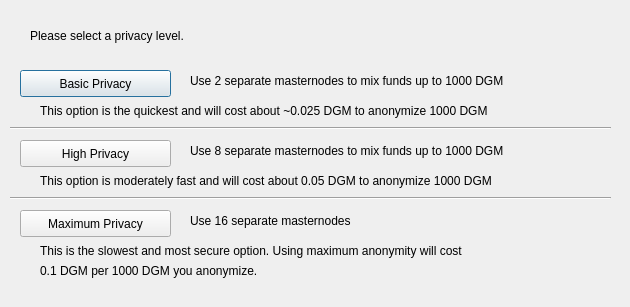
<?xml version="1.0" encoding="UTF-8"?>
<ui version="4.0">
 <class>DarksendConfig</class>
 <widget class="QDialog" name="DarksendConfig">
  <property name="geometry">
   <rect>
    <x>0</x>
    <y>0</y>
    <width>630</width>
    <height>307</height>
   </rect>
  </property>
  <property name="windowTitle">
   <string>Configure Darksend</string>
  </property>
  <widget class="QPushButton" name="buttonBasic">
   <property name="geometry">
    <rect>
     <x>20</x>
     <y>70</y>
     <width>151</width>
     <height>27</height>
    </rect>
   </property>
   <property name="text">
    <string>Basic Privacy</string>
   </property>
  </widget>
  <widget class="QPushButton" name="buttonHigh">
   <property name="geometry">
    <rect>
     <x>20</x>
     <y>140</y>
     <width>151</width>
     <height>27</height>
    </rect>
   </property>
   <property name="text">
    <string>High Privacy</string>
   </property>
  </widget>
  <widget class="QPushButton" name="buttonMax">
   <property name="geometry">
    <rect>
     <x>20</x>
     <y>210</y>
     <width>151</width>
     <height>27</height>
    </rect>
   </property>
   <property name="text">
    <string>Maximum Privacy</string>
   </property>
  </widget>
  <widget class="QLabel" name="label">
   <property name="geometry">
    <rect>
     <x>30</x>
     <y>20</y>
     <width>571</width>
     <height>31</height>
    </rect>
   </property>
   <property name="text">
    <string>Please select a privacy level.</string>
   </property>
  </widget>
  <widget class="QLabel" name="label_2">
   <property name="geometry">
    <rect>
     <x>190</x>
     <y>70</y>
     <width>421</width>
     <height>21</height>
    </rect>
   </property>
   <property name="text">
    <string>Use 2 separate masternodes to mix funds up to 1000 DGM</string>
   </property>
  </widget>
  <widget class="QLabel" name="label_3">
   <property name="geometry">
    <rect>
     <x>190</x>
     <y>140</y>
     <width>411</width>
     <height>21</height>
    </rect>
   </property>
   <property name="text">
    <string>Use 8 separate masternodes to mix funds up to 1000 DGM</string>
   </property>
  </widget>
  <widget class="QLabel" name="label_4">
   <property name="geometry">
    <rect>
     <x>190</x>
     <y>210</y>
     <width>421</width>
     <height>21</height>
    </rect>
   </property>
   <property name="text">
    <string>Use 16 separate masternodes</string>
   </property>
  </widget>
  <widget class="QLabel" name="label_6">
   <property name="geometry">
    <rect>
     <x>40</x>
     <y>100</y>
     <width>561</width>
     <height>21</height>
    </rect>
   </property>
   <property name="text">
    <string>This option is the quickest and will cost about ~0.025 DGM to anonymize 1000 DGM</string>
   </property>
  </widget>
  <widget class="QLabel" name="label_7">
   <property name="geometry">
    <rect>
     <x>40</x>
     <y>170</y>
     <width>561</width>
     <height>21</height>
    </rect>
   </property>
   <property name="text">
    <string>This option is moderately fast and will cost about 0.05 DGM to anonymize 1000 DGM</string>
   </property>
  </widget>
  <widget class="QLabel" name="label_8">
   <property name="geometry">
    <rect>
     <x>40</x>
     <y>240</y>
     <width>561</width>
     <height>21</height>
    </rect>
   </property>
   <property name="text">
    <string>This is the slowest and most secure option. Using maximum anonymity will cost</string>
   </property>
  </widget>
  <widget class="QLabel" name="label_9">
   <property name="geometry">
    <rect>
     <x>40</x>
     <y>260</y>
     <width>561</width>
     <height>21</height>
    </rect>
   </property>
   <property name="text">
    <string>0.1 DGM per 1000 DGM you anonymize.</string>
   </property>
  </widget>
  <widget class="Line" name="line">
   <property name="geometry">
    <rect>
     <x>10</x>
     <y>120</y>
     <width>601</width>
     <height>16</height>
    </rect>
   </property>
   <property name="orientation">
    <enum>Qt::Horizontal</enum>
   </property>
  </widget>
  <widget class="Line" name="line_2">
   <property name="geometry">
    <rect>
     <x>10</x>
     <y>190</y>
     <width>601</width>
     <height>16</height>
    </rect>
   </property>
   <property name="orientation">
    <enum>Qt::Horizontal</enum>
   </property>
  </widget>
 </widget>
 <resources/>
 <connections/>
</ui>
